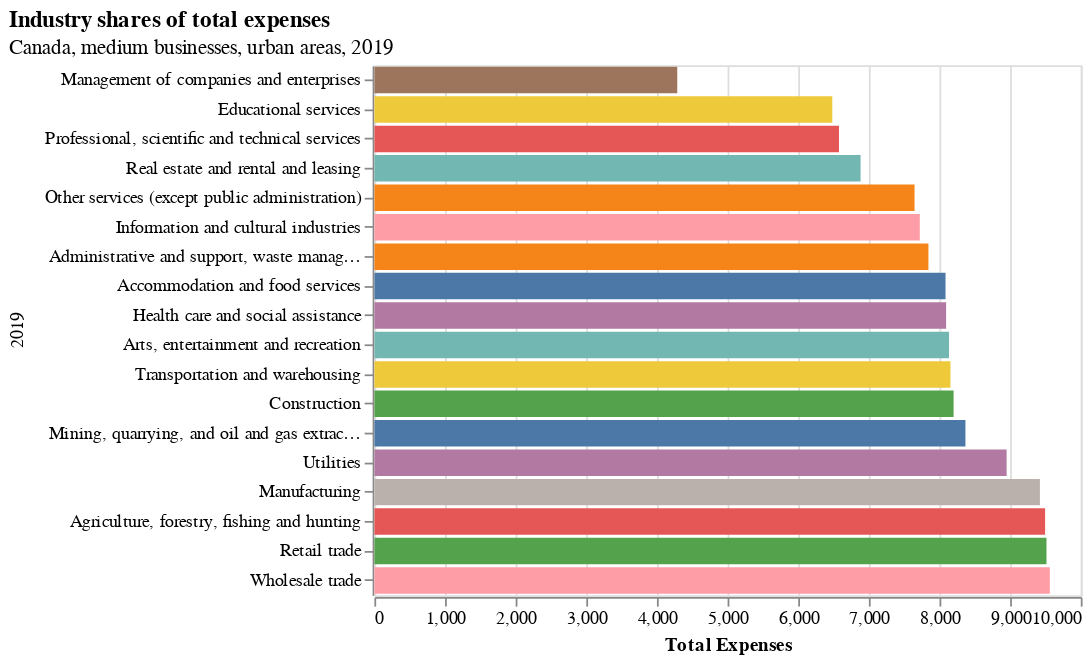

The notebook cell this image was saved under:
### Code cell
alt.Chart(chart15_df,title=alt.TitleParams(text = "Industry shares of total expenses", 
                                           subtitle = "Canada, medium businesses, urban areas, 2019")).mark_bar().encode(
    x=alt.X('Total expenses:Q', title='Total Expenses'),
    y=alt.Y('North American Industry Classification System, NAICS', title='',sort='x'),
    color=alt.Color('North American Industry Classification System, NAICS', legend=None),
    row=alt.Row('Reference year', title='')
).properties(width=400, height=300)

### Figure 1 — Vega-Lite specification as saved in the notebook (floating-point values rounded to 4 significant figures)
{"config": {"view": {"continuousWidth": 400, "continuousHeight": 300}}, "data": {"name": "data-7412344426892645497505866b213d8c"}, "mark": "bar", "encoding": {"color": {"field": "North American Industry Classification System, NAICS", "legend": null, "type": "nominal"}, "row": {"field": "Reference year", "title": "", "type": "quantitative"}, "x": {"field": "Total expenses", "title": "Total Expenses", "type": "quantitative"}, "y": {"field": "North American Industry Classification System, NAICS", "sort": "x", "title": "", "type": "nominal"}}, "height": 300, "title": {"text": "Industry shares of total expenses", "subtitle": "Canada, medium businesses, urban areas, 2019"}, "width": 400, "$schema": "https://vega.github.io/schema/vega-lite/v4.17.0.json", "datasets": {"data-7412344426892645497505866b213d8c": [{"North American Industry Classification System, NAICS": "Agriculture, forestry, fishing and hunting", "Reference year": 2019.0, "Location indicator": "Rural", "Total expenses": 9495.0}, {"North American Industry Classification System, NAICS": "Mining, quarrying, and oil and gas extraction", "Reference year": 2019.0, "Location indicator": "Rural", "Total expenses": 8367.0}, {"North American Industry Classification System, NAICS": "Utilities", "Reference year": 2019.0, "Location indicator": "Rural", "Total expenses": 8950.0}, {"North American Industry Classification System, NAICS": "Construction", "Reference year": 2019.0, "Location indicator": "Rural", "Total expenses": 8199.0}, {"North American Industry Classification System, NAICS": "Manufacturing", "Reference year": 2019.0, "Location indicator": "Rural", "Total expenses": 9421.0}, {"North American Industry Classification System, NAICS": "Wholesale trade", "Reference year": 2019.0, "Location indicator": "Rural", "Total expenses": 9562.0}, {"North American Industry Classification System, NAICS": "Retail trade", "Reference year": 2019.0, "Location indicator": "Rural", "Total expenses": 9514.0}, {"North American Industry Classification System, NAICS": "Transportation and warehousing", "Reference year": 2019.0, "Location indicator": "Rural", "Total expenses": 8155.0}, {"North American Industry Classification System, NAICS": "Information and cultural industries", "Reference year": 2019.0, "Location indicator": "Rural", "Total expenses": 7721.0}, {"North American Industry Classification System, NAICS": "Real estate and rental and leasing", "Reference year": 2019.0, "Location indicator": "Rural", "Total expenses": 6883.0}, {"North American Industry Classification System, NAICS": "Professional, scientific and technical services", "Reference year": 2019.0, "Location indicator": "Rural", "Total expenses": 6577.0}, {"North American Industry Classification System, NAICS": "Management of companies and enterprises", "Reference year": 2019.0, "Location indicator": "Rural", "Total expenses": 4287.0}, {"North American Industry Classification System, NAICS": "Administrative and support, waste management and remediation services", "Reference year": 2019.0, "Location indicator": "Rural", "Total expenses": 7843.0}, {"North American Industry Classification System, NAICS": "Educational services", "Reference year": 2019.0, "Location indicator": "Rural", "Total expenses": 6482.0}, {"North American Industry Classification System, NAICS": "Health care and social assistance", "Reference year": 2019.0, "Location indicator": "Rural", "Total expenses": 8094.0}, {"North American Industry Classification System, NAICS": "Arts, entertainment and recreation", "Reference year": 2019.0, "Location indicator": "Rural", "Total expenses": 8135.0}, {"North American Industry Classification System, NAICS": "Accommodation and food services", "Reference year": 2019.0, "Location indicator": "Rural", "Total expenses": 8085.0}, {"North American Industry Classification System, NAICS": "Other services (except public administration)", "Reference year": 2019.0, "Location indicator": "Rural", "Total expenses": 7646.0}]}}
